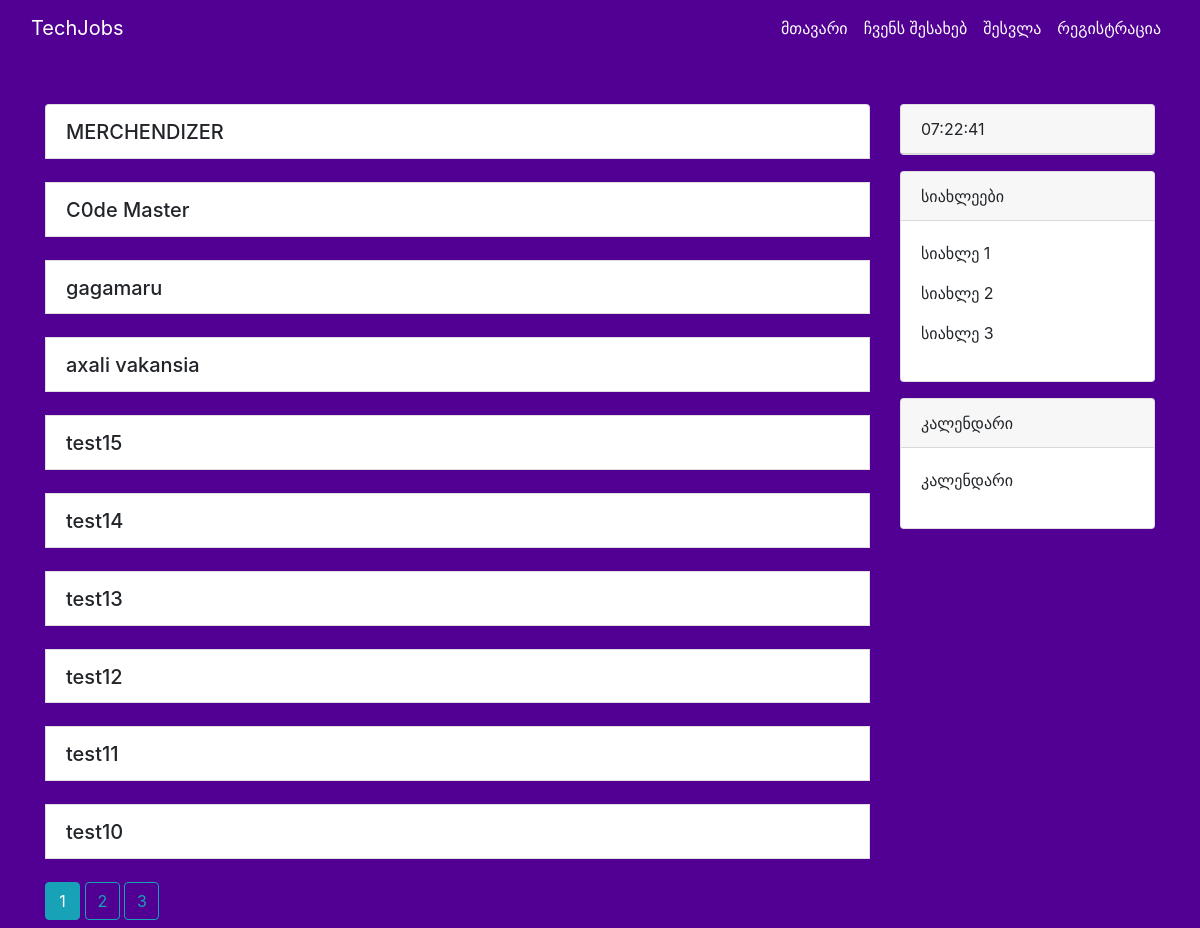
Page /home on the earlier database version.
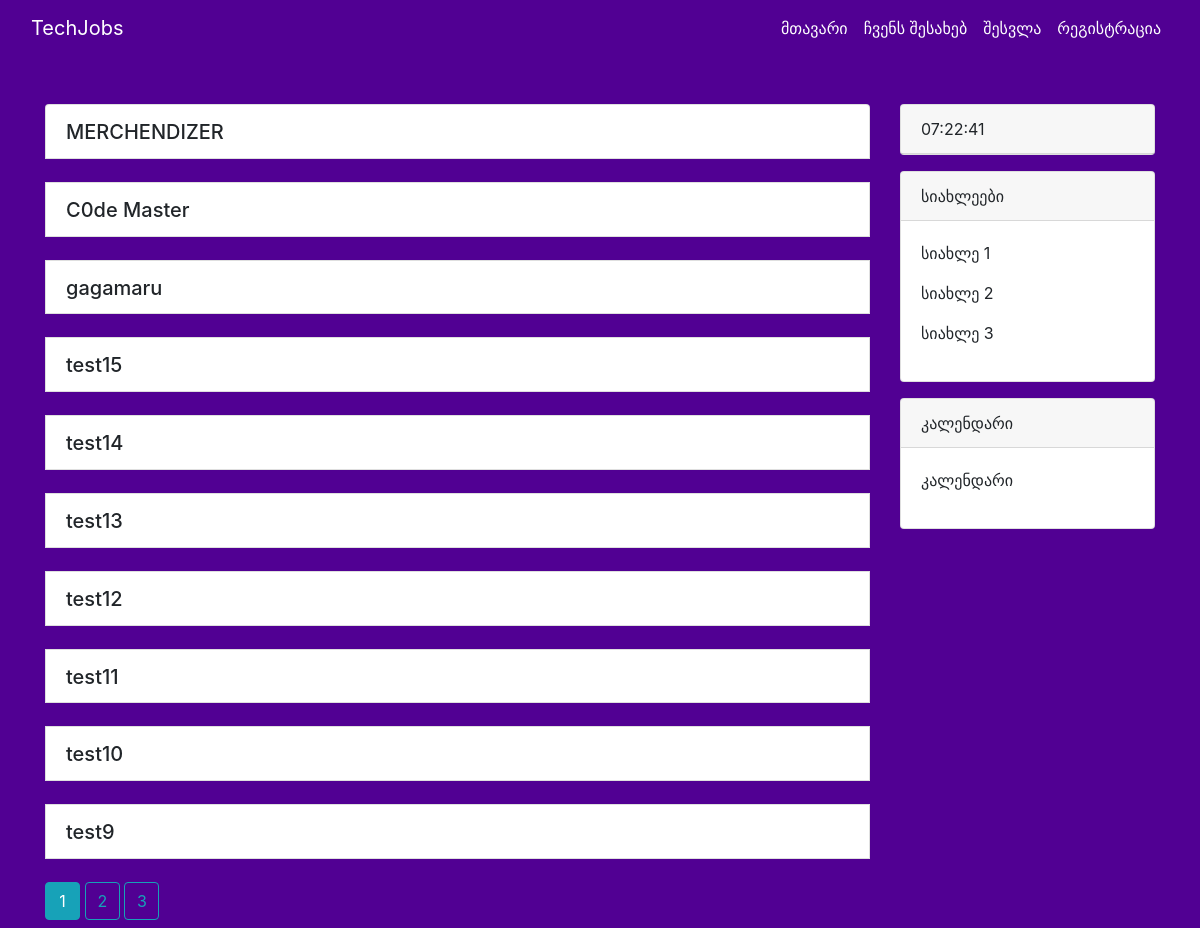
Same page on the later database version.
### app/models.py (models this page shows, shortened)
class Job(db.Model):
    id = db.Column(db.Integer, primary_key=True)
    title = db.Column(db.String(20), unique=True, nullable=False)
    date_posted = db.Column(db.DateTime, nullable=False, default=datetime.utcnow)
    description = db.Column(db.Text, nullable=False)
    user_id = db.Column(db.Integer, db.ForeignKey('user.id'), nullable=False)

### app/main/routes.py (the view)
@main.route('/')
@main.route('/home')
def home():
    page = request.args.get('page', 1, type=int)
    jobs = Job.query.order_by(Job.date_posted.desc()).paginate(page=page, per_page=10)
    return render_template('home.html', jobs=jobs)

### app/templates/home.html (shortened to what this page needs)
{% extends "base.html" %}
{% block content %}
<br>
<br>
<div class="row">
    <div class="col-md-9 offset-md-0">
        <ul class="list-group">
            {% for job in jobs.items %}
            <li class="list-group-item">
                <div class="d-flex justify-content-between align-items-center">
                    <div>
                        <h4 class="mb-0">
                            <a class="job-title" href="#" data-toggle="collapse" data-target="#job-{{ loop.index }}">
                                {{ job.title }}
                            </a>
                        </h4>
                    </div>
                </div>
            </li>
            <br>
            {% endfor %}
            <div class="page-links">
                {% for page_num in jobs.iter_pages() %}
                {% if page_num %}
                {% if jobs.page == page_num %}
                <a class="btn btn-info mb-2 custom-page-link" href="{{ url_for('main.home', page=page_num) }}">{{ page_num
                    }}</a>
                {% else %}
                <a class="btn btn-outline-info mb-2 custom-page-link" href="{{ url_for('main.home', page=page_num) }}">{{
                    page_num }}</a>
                {% endif %}
                {% endif %}
                {% endfor %}
            </div>
        </ul>
    </div>
    <div class="col-md-3">
        <div class="card mb-3">
            <div class="card-header">
                <div id="live-clock"></div>
            </div>
        </div>
        <div class="card mb-3">
            <div class="card-header">
                სიახლეები
            </div>
            <div class="card-body">
                <p>სიახლე 1</p>
                <p>სიახლე 2</p>
                <p>სიახლე 3</p>
            </div>
        </div>
        <div class="card">
            <div class="card-header">
                კალენდარი
            </div>
            <div class="card-body">
                <p>კალენდარი</p>
            </div>
        </div>
    </div>
</div>
{% endblock %}

### app/templates/base.html (shortened to what this page needs)
<!DOCTYPE html>
<html>
<head>
    <link rel="stylesheet" href="https://cdn.jsdelivr.net/npm/bootstrap@4.3.1/dist/css/bootstrap.min.css"
>
    <link href="{{ url_for('static', filename='main.css') }}" rel="stylesheet">
</head>
<body>
<header class="main-header">
    <nav class="navbar navbar-expand-lg navbar-dark bg-body-tertiary">
        <div class="container-fluid">
            <a class="navbar-brand" href="{{url_for ('main.home') }}">TechJobs</a>
            <div class="collapse navbar-collapse" id="navbarNav">
                <ul class="navbar-nav ml-auto">
                    <li class="nav-item">
                        <a class="nav-link active" aria-current="page" href="{{url_for ('main.home') }}">მთავარი</a>
                    </li>
                    <li class="nav-item">
                        <a class="nav-link" href="{{url_for ('main.about') }}">ჩვენს შესახებ</a>
                    </li>
                    {% if current_user.is_authenticated %}
                    <li class="nav-item">
                        <a class="nav-link" href="{{url_for ('jobs.new_job') }}">ახალი ვაკანსია</a>
                    </li>
                    <li class="nav-item">
                        <a class="nav-link" href="{{url_for ('users.account') }}">პროფილი</a>
                    </li>
                    <li class="nav-item">
                        <a class="nav-link" href="{{url_for ('users.logout') }}">გამოსვლა</a>
                    </li>
                    {% else %}
                    <li class="nav-item">
                        <a class="nav-link" href="{{url_for ('users.login') }}">შესვლა</a>
                    </li>
                    <li class="nav-item">
                        <a class="nav-link" href="{{url_for ('users.register') }}">რეგისტრაცია</a>
                    </li>
                    {% endif %}
                </ul>
            </div>
        </div>
    </nav>
</header>
<div class="container">
    <div class="row">
        <div class="col">
            {% block content %}
            {% endblock %}
        </div>
    </div>
</div>
</body>
</html>

### app/static/main.css (style rules this page uses)
.navbar-dark { background-color: #510093; }
.navbar-dark .navbar-brand, .navbar-dark .navbar-nav .nav-link { color: #fff; }
body { background-color: #510093; }
.job-title { font-size: 20px; color: inherit; text-decoration: none; }
.custom-page-link { width: 35px; }
.page-links { display: inline-block; }

Differences in the rows shown:
removed Job: title "axali vakansia"
now on this page (row unchanged): Job: title "test9"
